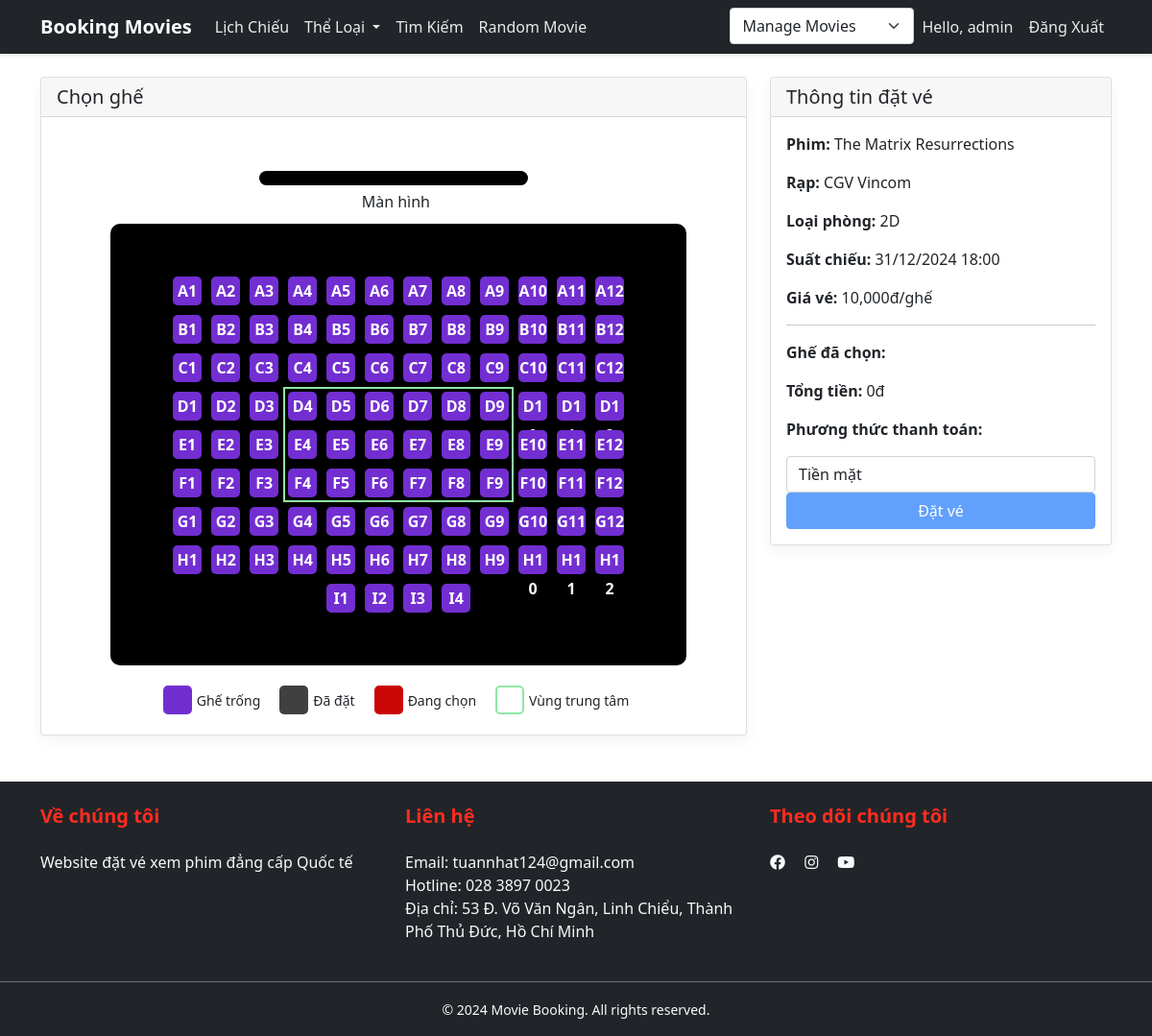
Page /Booking-movies/user/booking.php?schedule_id=1 (signed in) on the committed database.
### tables this page shows
CREATE TABLE `users` (
  `id` int(11) NOT NULL,
  `username` varchar(50) NOT NULL,
  `password` varchar(255) NOT NULL,
  `email` varchar(100) NOT NULL,
  `fullname` varchar(100) DEFAULT NULL,
  `phone` varchar(15) DEFAULT NULL,
  `role` enum('admin','user') DEFAULT 'user',
  `status` enum('active','blocked') DEFAULT 'active',
  `created_at` timestamp NOT NULL DEFAULT current_timestamp(),
  `updated_at` timestamp NOT NULL DEFAULT current_timestamp() ON UPDATE current_timestamp()
);

CREATE TABLE `schedules` (
  `id` int(11) NOT NULL,
  `movie_id` int(11) NOT NULL,
  `room_id` int(11) NOT NULL,
  `show_date` date NOT NULL,
  `show_time` time NOT NULL,
  `price` decimal(10,2) NOT NULL,
  `status` enum('active','cancelled') DEFAULT 'active',
  `created_at` timestamp NOT NULL DEFAULT current_timestamp(),
  `updated_at` timestamp NOT NULL DEFAULT current_timestamp() ON UPDATE current_timestamp()
);

CREATE TABLE `movies` (
  `id` int(11) NOT NULL,
  `title` varchar(255) NOT NULL,
  `description` text DEFAULT NULL,
  `poster` varchar(255) DEFAULT NULL,
  `trailer_url` varchar(255) DEFAULT NULL,
  `duration` int(11) NOT NULL,
  `release_date` date NOT NULL,
  `country` varchar(100) DEFAULT 'Việt Nam',
  `director` varchar(100) DEFAULT NULL,
  `status` enum('coming_soon','now_showing','ended') DEFAULT 'coming_soon',
  `rates` decimal(3,1) DEFAULT 10.0,
  `created_at` timestamp NOT NULL DEFAULT current_timestamp(),
  `updated_at` timestamp NOT NULL DEFAULT current_timestamp() ON UPDATE current_timestamp(),
  `banner_title` varchar(255) DEFAULT NULL,
  `banner_description` text DEFAULT NULL
);

CREATE TABLE `theaters` (
  `id` int(11) NOT NULL,
  `name` varchar(255) NOT NULL,
  `address` varchar(255) NOT NULL,
  `phone` varchar(15) DEFAULT NULL,
  `total_seats` int(11) DEFAULT NULL,
  `created_at` timestamp NOT NULL DEFAULT current_timestamp(),
  `updated_at` timestamp NOT NULL DEFAULT current_timestamp() ON UPDATE current_timestamp()
);

CREATE TABLE `rooms` (
  `id` int(11) NOT NULL,
  `theater_id` int(11) NOT NULL,
  `name` varchar(255) NOT NULL,
  `capacity` int(11) NOT NULL,
  `room_type` enum('2D','3D','4D') DEFAULT '2D',
  `status` enum('active','maintenance') DEFAULT 'active',
  `created_at` timestamp NOT NULL DEFAULT current_timestamp(),
  `updated_at` timestamp NOT NULL DEFAULT current_timestamp() ON UPDATE current_timestamp()
);

### Booking-movies/app/models/Movie.php (called while the page is built, shortened)
<?php
require_once 'db.php';
class Movie extends Database
{
    public function getAllMovies($status = null)
    {
        $sql = "SELECT * FROM movies";
        $sql .= " ORDER BY release_date DESC";
        $stmt = self::$connection->prepare($sql);
        return $this->select($stmt);
    }
}

### Booking-movies/app/models/db.php (called while the page is built, shortened)
<?php
class Database
{
    public function select($sql)
    {
        $sql->execute();
        return $sql->get_result()->fetch_all(MYSQLI_ASSOC);
    }
}

### Booking-movies/app/models/User.php (called while the page is built, shortened)
<?php
require_once 'db.php';
class User extends Database
{
    public function getUserById($id)
    {
        $sql = "SELECT * FROM users WHERE id = ?";
        $stmt = self::$connection->prepare($sql);
        $stmt->bind_param("i", $id);
        return $this->select($stmt);
    }
}

### Booking-movies/app/models/Schedule.php (called while the page is built, shortened)
<?php
require_once 'db.php';
class Schedule extends Database
{
    public function getScheduleById($id)
    {
        $sql = "SELECT s.*, m.title, t.name as theater_name, r.room_type as room_type
                FROM schedules s
                JOIN movies m ON s.movie_id = m.id
                JOIN rooms r ON s.room_id = r.id
                JOIN theaters t ON r.theater_id = t.id
                WHERE s.id = ?";
        $stmt = self::$connection->prepare($sql);
        $stmt->bind_param("i", $id);
        return $this->select($stmt);
    }
}

### Booking-movies/app/models/Room.php (called while the page is built, shortened)
<?php
require_once 'db.php';
class Room extends Database
{
    public function getRoomById($room_id)
    {
        $sql = "SELECT r.*, t.name as theater_name
                FROM rooms r
                JOIN theaters t ON r.theater_id = t.id
                WHERE r.id = ?";
        $stmt = self::$connection->prepare($sql);
        $stmt->bind_param('i', $room_id);
        $stmt->execute();
        $result = $stmt->get_result();
        if ($result->num_rows > 0) {
            return $result->fetch_assoc();
        } else {
            return null;
        }
    }
}

### Booking-movies/app/models/Seat.php (called while the page is built)
<?php
require_once 'db.php';
class Seat extends Database
{
    public function getAllSeatsByRoom($room_id)
    {
        $sql = "SELECT * FROM seats WHERE room_id = ? ORDER BY seat_row, seat_number";
        $stmt = self::$connection->prepare($sql);
        $stmt->bind_param("i", $room_id);
        $stmt->execute();
        $result = $stmt->get_result();
        return $result->fetch_all(MYSQLI_ASSOC);
    }
}

### Booking-movies/user/booking.php (the view, shortened to what this page needs)
<?php
include '../includes/header.php';
$schedule_id = $_GET['schedule_id'];
$schedule_details = $scheduleModel->getScheduleById($schedule_id);
$room_id = $schedule_details[0]['room_id'];
$room = $roomModel->getRoomById($room_id);
$total_seats = $room['capacity'];
$seats = $seatModel->getAllSeatsByRoom($room_id);
$seat_codes = [];
$seat_statuses = [];
$seat_ids = [];
foreach ($seats as $seat) {
    $seat_codes[] = $seat['seat_row'] . $seat['seat_number'];
    $seat_statuses[] = $seat['status'];
    $seat_ids[] = $seat['id'];
}
$schedule = $schedule_details[0];
?>
<div class="container mt-4">
    <div class="row">
        <div class="col-md-8">
            <div class="card">
                <div class="card-header">
                    <h5 class="mb-0">Chọn ghế</h5>
                </div>
                <div class="card-body">
                    <div class="text-center mb-4">
                        <div class="screen">
                            <p>Màn hình</p>
                        </div>
                    </div>
                    <div class="seats-container">
                        <div class="seat-area"></div>
                        <?php
                        for ($i = 0; $i < $total_seats; $i++) {
                            $seat_class = '';
                            switch ($seat_statuses[$i]) {
                                case 'available':
                                    $seat_class = 'available';
                                    break;
                            }
                            echo "<div class='seat $seat_class' data-seat='$seat_codes[$i].$seat_ids[$i]'>$seat_codes[$i]</div>";
                        }
                        ?>
                    </div>
                    <div class="mt-3">
                        <div class="seat-legend">
                            <span class="seat available"></span>Ghế trống
                            <span class="seat booked"></span>Đã đặt
                            <span class="seat selected"></span>Đang chọn
                            <span class="seat center_area"></span>Vùng trung tâm
                        </div>
                    </div>
                </div>
            </div>
        </div>
        <div class="col-md-4">
            <div class="card">
                <div class="card-header">
                    <h5 class="mb-0">Thông tin đặt vé</h5>
                </div>
                <div class="card-body">
                    <p><strong>Phim:</strong> <?php echo htmlspecialchars($schedule['title']); ?></p>
                    <p><strong>Rạp:</strong> <?php echo htmlspecialchars($schedule['theater_name']); ?></p>
                    <p><strong>Loại phòng:</strong> <?php echo isset($schedule['room_type']) ? htmlspecialchars($schedule['room_type']) : 'Không xác định'; ?></p>
                    <p><strong>Suất chiếu:</strong> <?php echo date('d/m/Y H:i', strtotime($schedule['show_time'])); ?></p>
                    <p><strong>Giá vé:</strong> <?php echo number_format($schedule['price']); ?>đ/ghế</p>
                    <hr>
                    <p><strong>Ghế đã chọn:</strong> <span id="seats-list"></span></p>
                    <p><strong>Tổng tiền:</strong> <span id="total-price">0</span>đ</p>
                    <p><strong>Phương thức thanh toán:</strong></p>
                    <form method="POST">
                        <div class="form-group">
                            <select name="payment_method" class="form-control" id="payment-method">
                                <option value="cash">Tiền mặt</option>
                            </select>
                        </div>
                        <button type="submit" id="book-button" class="btn btn-primary w-100" disabled>
                            Đặt vé
                        </button>
                    </form>
                </div>
            </div>
        </div>
    </div>
</div>
<?php include '../includes/footer.php'; ?>

### Booking-movies/includes/header.php (shortened to what this page needs)
<?php
require_once $_SERVER['DOCUMENT_ROOT'] . '/Project_Be1/Booking-movies/app/models/db.php';
require_once $_SERVER['DOCUMENT_ROOT'] . '/Project_Be1/Booking-movies/app/models/User.php';
require_once $_SERVER['DOCUMENT_ROOT'] . '/Project_Be1/Booking-movies/app/models/Movie.php';
require_once $_SERVER['DOCUMENT_ROOT'] . '/Project_Be1/Booking-movies/app/models/Schedule.php';
require_once $_SERVER['DOCUMENT_ROOT'] . '/Project_Be1/Booking-movies/app/models/Booking.php';
require_once $_SERVER['DOCUMENT_ROOT'] . '/Project_Be1/Booking-movies/app/models/TheaterModel.php';
require_once $_SERVER['DOCUMENT_ROOT'] . '/Project_Be1/Booking-movies/app/models/Room.php';
require_once $_SERVER['DOCUMENT_ROOT'] . '/Project_Be1/Booking-movies/app/models/Seat.php';
$userModel = new User();
$movieModel = new Movie();
$scheduleModel = new Schedule();
$roomModel = new Room();
$seatModel = new Seat();
$allMovies = $movieModel->getAllMovies();
$randomMovie = $allMovies[array_rand($allMovies)];
?>
<?php
if (isset($_SESSION['user_id'])) {
    $user_id = $_SESSION['user_id'];
    $user_details = $userModel->getUserById($user_id);
    $user = $user_details[0];
} ?>
<!DOCTYPE html>
<html lang="vi">
<head>
    <link rel="stylesheet" href="/Project_Be1/Booking-movies/assets/css/style.css">
    <link rel="stylesheet" href="/Project_Be1/Booking-movies/assets/css/pagination.css">
    <link rel="stylesheet" href="/Project_Be1/Booking-movies/assets/css/banner.css">
    <link rel="stylesheet" href="/Project_Be1/Booking-movies/assets/css/genre.css">
    <link rel="stylesheet" href="/Project_Be1/Booking-movies/assets/css/notification.css">
    <link href="https://cdn.jsdelivr.net/npm/bootstrap@5.1.3/dist/css/bootstrap.min.css" rel="stylesheet">
</head>
<body>
    <nav class="navbar navbar-expand-lg navbar-dark bg-dark">
        <div class="container">
            <a class="navbar-brand" href="/Project_Be1/Booking-movies/">Booking Movies</a>
            <div class="collapse navbar-collapse">
                <ul class="navbar-nav me-auto">
                    <li class="nav-item">
                        <a class="nav-link" href="/Project_Be1/Booking-movies/schedule.php">Lịch Chiếu</a>
                    </li>
                    <li class="nav-item dropdown">
                        <a class="nav-link dropdown-toggle" href="#" role="button" data-bs-toggle="dropdown" aria-expanded="false">
                            Thể Loại
                        </a>
                    </li>
                    <li class="nav-item">
                        <a class="nav-link" href="/Project_Be1/Booking-movies/search.php">Tìm Kiếm</a>
                    </li>
                    <li class="nav-item">
                        <a class="nav-link" href="/Project_Be1/Booking-movies/movie.php?id=<?php echo $randomMovie['id']; ?>">Random Movie</a>
                    </li>
                </ul>
                <ul class="navbar-nav">
                    <?php if (isset($_SESSION['user_id'])): ?>
                        <?php if ($_SESSION['role'] == 'admin'): ?>
                            <li class="nav-item">
                                <?php $current_page = $_SERVER['REQUEST_URI']; ?>
                                <select class="form-select" onchange="window.location.href=this.value">
                                    <option value="/Project_Be1/Booking-movies/admin/manage_movies.php"
                                        <?php if ($current_page == '/Project_Be1/Booking-movies/admin/manage_movies.php') echo 'selected'; ?>>Manage Movies</option>
                                </select>
                            </li>
                        <?php endif; ?>
                        <li class="nav-item">
                            <a class="nav-link" href="/Project_Be1/Booking-movies/user/profile.php">
                                <?php
                                if ($user) {
                                    echo 'Hello, ' . $user['username'];
                                } else {
                                    echo 'Tài khoản';
                                }
                                ?>
                            </a>
                        </li>
                        <li class="nav-item">
                            <a class="nav-link" href="/Project_Be1/Booking-movies/user/logout.php">Đăng Xuất</a>
                        </li>
                    <?php endif; ?>
                </ul>
            </div>
        </div>
    </nav>
</body>
</html>

### Booking-movies/assets/css/style.css (style rules this page uses)
:root { --primary-color: #032055; --secondary-color: #ff2c1f; --text-color: #333; --white-color: #fff; --light-bg: #f8f9fa; --dark-bg: #1a1a1a; }
body { font-family: 'Poppins', sans-serif; color: var(--text-color); background-color: #f4f7fc; min-height: 100vh; display: flex; flex-direction: column; }
a { text-decoration: none !important; }
.navbar { background: var(--primary-color) !important; padding: 1rem 0; box-shadow: 0 2px 4px rgba(0, 0, 0, 0.1); }
.navbar-brand { font-size: 1.5rem; font-weight: 700; color: #fff !important; }
.navbar-dark .navbar-nav .nav-link { color: rgba(255, 255, 255, 0.9) !important; font-weight: 500; padding: 0.5rem 1rem; transition: all 0.3s ease; }
.card { border: none; border-radius: 15px; box-shadow: 0 5px 15px rgba(0, 0, 0, 0.05); transition: transform 0.3s ease; overflow: hidden; }
.card-body { padding: 1.5rem; }
.btn { padding: 0.6rem 1.5rem; border-radius: 50px; font-weight: 500; transition: all 0.3s ease; }
.btn-primary { background: var(--primary-color); border: none; }
.screen { width: 40%; height: 15px; background-color: #000; margin: 40px auto; border-radius: 10px; position: relative; }
.screen p { position: absolute; margin: 20px; left: 31%; }
.seats-container { background-color: #000; display: flex; width: 600px; padding: 50px; border-radius: 10px; margin-left: 8%; flex-wrap: wrap; justify-content: center; margin-top: 30px; position: relative; }
.seat-area { border: 2px solid rgb(143, 230, 165); padding: 20px; position: absolute; top: 170px; left: 30%; right: 30%; bottom: 170px; z-index: 1; box-sizing: border-box; }
.seat { width: 30px; height: 30px; margin: 5px; background-color: #a1a1a1; cursor: pointer; text-align: center; z-index: 1; line-height: 30px; color: #fff; font-weight: bold; border-radius: 5px; transition: background-color 0.2s ease; }
.seat.available { background-color: rgb(114, 46, 209); }
.seat.booked { background-color: rgb(64, 64, 64); pointer-events: none; }
.seat.selected { background-color: #ca0707; }
.seat-legend { display: flex; justify-content: center; align-items: center; font-size: 14px; margin-top: 10px; }
.seat-legend .available { background-color: rgb(114, 46, 209); }
.seat-legend .booked { margin-left: 20px; background-color: rgb(64, 64, 64); }
.seat.center_area { margin-left: 20px; border: 2px solid rgb(143, 230, 165); background-color: #fff; }
.seat-legend .selected { margin-left: 20px; background-color: #ca0707; }
.form-control { border-radius: 50px; padding: 0.75rem 1.5rem; border: 2px solid #e3e3e3; }

### rows in the picture
users: username "admin"
schedules: movie.title "The Matrix Resurrections", theaters.name "CGV Vincom", room.room_type "2D", show_time "31/12/2024 18:00", price "10,000"

### other values in the picture
$seat_codes[$i] "A1"
$seat_codes[$i] "A2"
$seat_codes[$i] "A3"
$seat_codes[$i] "A4"
$seat_codes[$i] "A5"
$seat_codes[$i] "A6"
$seat_codes[$i] "A7"
$seat_codes[$i] "A8"
$seat_codes[$i] "A9"
$seat_codes[$i] "A10"
$seat_codes[$i] "A11"
$seat_codes[$i] "A12"
$seat_codes[$i] "B1"
$seat_codes[$i] "B2"
$seat_codes[$i] "B3"
